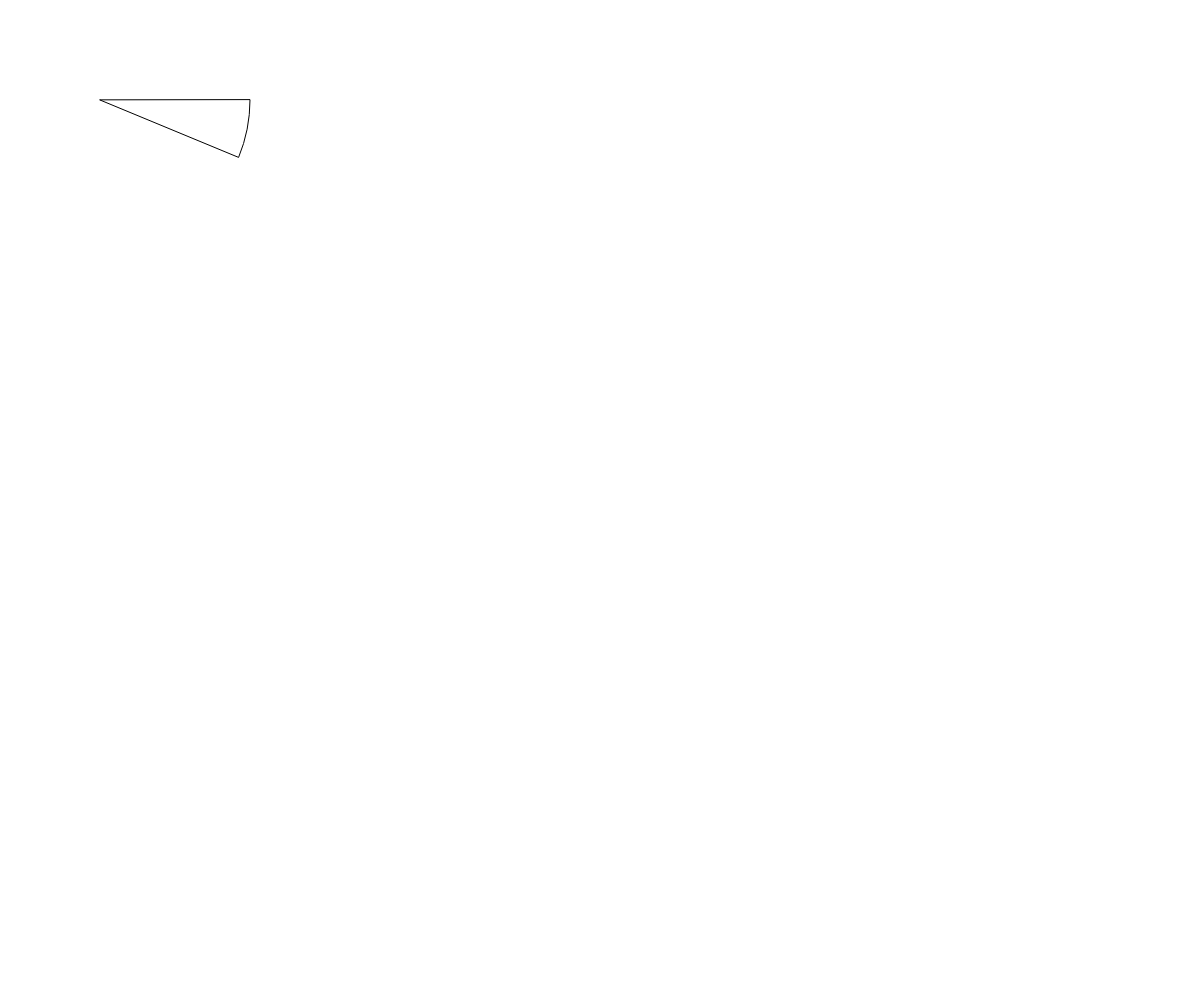
Frame 1 (no input)
Frame 60 (no input): identical to frame 1, image omitted
Frame 120 (the mouse pressed at the canvas centre since frame 60): identical to frame 1, image omitted

The p5.js sketch that drew this single still picture (run headless with seeded random() and noise() and a simulated clock; from frame 60 on, the mouse is pressed at the canvas centre):

// p5.js sketch
// ── sketch.js
/* http://p5js.org/reference/

There are two main functions you will use in your program.
The setup() block runs once, and is typically used for initialization, or for creating a program that does not need a loop running code repeatedly. The draw() block runs repeatedly, and is used for animation.*/

function setup() {

  //create canvas with custom size
  createCanvas(windowWidth, windowHeight);

  //background('#e3f2fd');

  //remove black outline
  //noStroke();

  //Center elemen//ts
  //translate(width/2, height/2);

  //create static element - http://p5js.org/reference/#p5/arc
  //arc(0, 0, 300, 300, 0, HALF_PI/4, PIE);
  arc(100, 100, 300, 300, 0, HALF_PI/4, PIE); //arc


}

function draw() {

}
